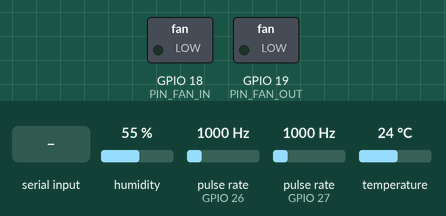
Simulated run of this sketch. Board: ESP32. On the bench: switched loads named in the sketch (green lamp = pin HIGH). Wiring (inferred from the names in the program): 2 × pulse sensor: data GPIO 26 / data GPIO 27. The inputs (shaded band) are chosen by the test bench; at power-on: humidity 55 %, temperature 24 °C, pulse rate (sensors on GPIO 26, GPIO 27) 1000 Hz. What the sketch prints to the serial monitor is not drawn.

Above: at 1.5 s.
1.6 s: "C 90 45\n" received over Serial
At 2.5 s:
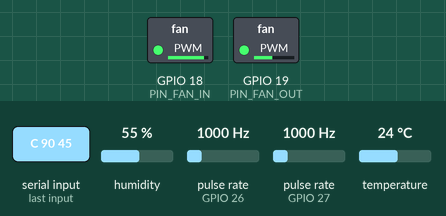
3.1 s: humidity set to 36 %
4.6 s: humidity set to 33 %
7.5 s: temperature set to 25.5 °C
Timing chart, 0 to 10.5 s (numbered marks = the images above; inputs shaded):
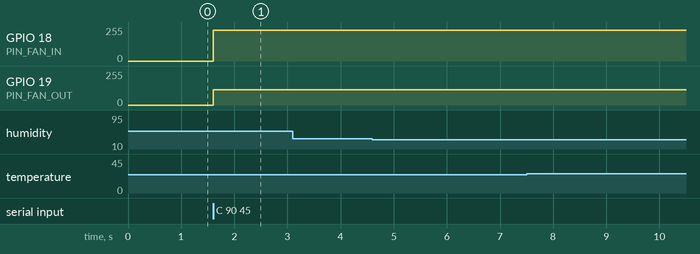

The sketch:

DATA_log.ino
```cpp
// DATA_log — CleanBox 데이터셋 로깅 전용 (Arduino IDE에서 직접 열어 쓰는 버전)
// 측정 항목: 경과시간(ms) · 내부 온도/습도 · 부팅 시 외부 기준 온도/습도 ·
//           목표 온도/습도 · 환경 상태 · 팬 PWM 목표(흡기/배기)·실측 rpm · 연기발생(O/X) · PM2.5(㎍/㎥)
// !! 날짜·시각은 ESP32에 실시간 시계가 없어 여기서 못 찍음 — 이 줄을 받는 PC/Jetson이 수신 시점의 시스템 시각을 붙여서 저장할 것
// 외부 기준값: 별도 외부 센서가 없으므로 부팅 직후(팬 0 %) BME280 값으로 한 번만 고정한다.
// 팬 제어: 시리얼로 "C fi fo" 입력 (예 "C 50 50") — 실험 중 팬 조건 변경용, 만료 없음(다음 명령까지 유지)
// 로깅 제어: 시리얼로 "STOP" → CSV 출력 중지 · "START" 또는 "RESUME" → 재개 (센서 측정 자체는 계속됨)
// PMS5003 미연결 시 pm25=0 · smoke=X로 고정 출력(정상 동작) — 연결되면 코드 수정 없이 실제 값이 그대로 나옴
// 배선: BME280 SDA21·SCL22 · PMS5003 RX16(→ESP32)·TX17 · Tach(선택) 26/27
//       흡기팬 속도(가변): GPIO18 -> DFR0457 D(신호), DFR0457 +/- -> 3V3/GND,
//                DFR0457 VIN <- 팬 전원(+), GND <- 팬 전원(-)+흡기팬GND, VOUT -> 흡기팬 VCC
//                (팬 내장 PWM 핀은 무반응 확인돼 미사용 · MOSFET로 VCC 자체를 초핑 · 500Hz, DFR0457 상한 1kHz 이하)
//       배기팬(ON/OFF만, 속도 조절 불가): VCC는 DFR0457 경유 안 하고 5V에 직결 · GND는 공통 GND ·
//                "동시" 조건일 때만 VCC를 5V에 물리고, "흡기단독/무팬" 조건일 땐 물리적으로 분리(뽑기).
//                GPIO19(PIN_FAN_OUT)는 어디에도 안 물려 있어 코드가 뭘 보내든 무해하게 무시됨 —
//                exhaust_fan_pwm 필드는 실제 속도가 아니라 "이 구간에서 배기를 꽂아둬야 함"을 표시하는 라벨일 뿐.
#include <Wire.h>
#include <Adafruit_Sensor.h>
#include <Adafruit_BME280.h>
#include <HardwareSerial.h>

// ---- 핀 ----
const int PIN_SDA = 21, PIN_SCL = 22;
const int PIN_PMS_RX = 16, PIN_PMS_TX = 17;
const int PIN_FAN_IN = 18, PIN_FAN_OUT = 19;
const int PIN_TACH_IN = 26, PIN_TACH_OUT = 27;

const uint16_t PM_SMOKE_THRESHOLD = 50;   // 이 값(㎍/㎥) 넘으면 연기발생(O) — T08 WARNING 기준과 동일
const uint32_t PMS_STALE_MS = 6000;       // PMS5003 무응답 판단 기준(T08과 동일 근거)
const uint32_t FAN_PWM_MAX = 2047;         // 11-bit PWM
const uint32_t FAN_PWM_FREQ_HZ = 500;      // DFR0457 PWM 상한 1 kHz 이하(T06 가열패드와 동일 근거) · 25kHz는 못 따라가 항상 켜진 것처럼 동작함

// 제조 환경 참고 기준: 목표 23 ℃ / 45 %RH, NORMAL 20~25 ℃ / 35~55 %RH.
// 실제 무팬 측정값 약 24 ℃는 이 NORMAL 범위에 포함된다.
const float TARGET_TEMP_C = 23.0f;
const float TARGET_RH_PCT = 45.0f;
const float NORMAL_TEMP_MIN_C = 20.0f, NORMAL_TEMP_MAX_C = 25.0f;
const float NORMAL_RH_MIN_PCT = 35.0f, NORMAL_RH_MAX_PCT = 55.0f;
const float MILD_TEMP_MAX_C = 28.0f, MILD_RH_MAX_PCT = 65.0f;
const float WARNING_TEMP_MAX_C = 32.0f, WARNING_RH_MAX_PCT = 75.0f;

Adafruit_BME280 bme;
HardwareSerial pms(2);
bool bmeOk = false;

const uint32_t TACH_MIN_PULSE_US = 1000;  // 1ms 미만 간격은 노이즈로 무시(약 3만RPM 상당까지는 허용, PWM 크로스토크 필터)
volatile uint32_t tachCntIn = 0, tachCntOut = 0;
volatile uint32_t lastPulseInUs = 0, lastPulseOutUs = 0;
void IRAM_ATTR isrIn()  { uint32_t now = micros(); if (now - lastPulseInUs  >= TACH_MIN_PULSE_US) { tachCntIn++;  lastPulseInUs  = now; } }
void IRAM_ATTR isrOut() { uint32_t now = micros(); if (now - lastPulseOutUs >= TACH_MIN_PULSE_US) { tachCntOut++; lastPulseOutUs = now; } }

int fanIn = 0, fanOut = 0;
float outsideTempBaseline = NAN, outsideRhBaseline = NAN;
uint16_t pm25 = 0;
uint32_t pmsAt = 0;
bool logging = true;

// 팬 내장 PWM 핀이 실제로는 속도에 영향을 못 주는 것으로 확인돼(VCC만 있으면 항상 최대 회전),
// DFR0457 MOSFET 모듈로 팬 VCC 라인 자체를 초핑하는 방식으로 전환. 모듈은 signal HIGH=켜짐(active-high) 가정 —
// pct=0 -> duty 0(꺼짐), pct=100 -> duty 최대(최고속)
void setFan(int pin, int pct) {
  pct = constrain(pct, 0, 100);
  ledcWrite(pin, FAN_PWM_MAX * pct / 100);
}

void captureOutsideBaseline() {
  if (!bmeOk) return;
  bme.takeForcedMeasurement();
  float t = bme.readTemperature();
  float rh = bme.readHumidity();
  if (!isnan(t) && !isnan(rh)) {
    outsideTempBaseline = t;
    outsideRhBaseline = rh;
  }
}

void readAndResetTach(uint32_t &rpmIn, uint32_t &rpmOut) {
  noInterrupts();
  uint32_t pulsesIn = tachCntIn, pulsesOut = tachCntOut;
  tachCntIn = 0;
  tachCntOut = 0;
  interrupts();
  // 일반 PC 팬은 1회전에 Tach 펄스 2개 → 펄스/초 × 30 = rpm
  rpmIn = pulsesIn * 30;
  rpmOut = pulsesOut * 30;
}

const char *environmentState(float tempC, float rhPct) {
  if (isnan(tempC) || isnan(rhPct)) return "SENSOR_ERROR";
  if (tempC > WARNING_TEMP_MAX_C || rhPct > WARNING_RH_MAX_PCT) return "DANGER";
  if (tempC > MILD_TEMP_MAX_C || rhPct > MILD_RH_MAX_PCT) return "WARNING";
  if (tempC > NORMAL_TEMP_MAX_C || rhPct > NORMAL_RH_MAX_PCT) return "MILD";
  if (tempC >= NORMAL_TEMP_MIN_C && rhPct >= NORMAL_RH_MIN_PCT) return "NORMAL";
  return "LOW";  // 이미지의 NORMAL 하한(20 ℃ / 35 %RH) 미만
}

const char *fanMode() {
  if (fanIn == 0 && fanOut == 0) return "OFF";
  if (fanIn > 0 && fanOut == 0) return "INTAKE_ONLY";
  if (fanIn == 0 && fanOut > 0) return "EXHAUST_ONLY";
  return "INTAKE_EXHAUST";
}

bool pmsRead() {
  while (pms.available() >= 32) {
    if (pms.read() != 0x42 || pms.peek() != 0x4D) continue;
    pms.read();
    uint8_t b[30] = {0x42, 0x4D};
    if (pms.readBytes(b + 2, 28) != 28) return false;
    uint16_t rx = ((uint16_t)pms.read() << 8) | pms.read(), sum = 0;
    for (int i = 0; i < 30; i++) sum += b[i];
    if (sum != rx) return false;
    pm25 = (b[12] << 8) | b[13];   // 대기환경용 PM2.5
    pmsAt = millis();
    return true;
  }
  return false;
}

void readCmd() {
  static char buf[32]; static int n = 0;
  while (Serial.available()) {
    char ch = Serial.read();
    if (ch == '\n' || ch == '\r') {
      buf[n] = 0; n = 0;
      int a, b;
      if (sscanf(buf, "C %d %d", &a, &b) == 2) {
        fanIn = constrain(a, 0, 100); fanOut = constrain(b, 0, 100);
        setFan(PIN_FAN_IN, fanIn); setFan(PIN_FAN_OUT, fanOut);
        Serial.printf("[DATA_log] fan set -> in=%d%% out=%d%%\n", fanIn, fanOut);
      } else if (strcmp(buf, "STOP") == 0) {
        logging = false;
        Serial.println("[DATA_log] logging stopped (재개: START 또는 RESUME)");
      } else if (strcmp(buf, "START") == 0 || strcmp(buf, "RESUME") == 0) {
        logging = true;
        Serial.println("[DATA_log] logging resumed");
      }
    } else if (n < 31) buf[n++] = ch;
  }
}

void setup() {
  Serial.begin(115200);
  delay(300);

  Wire.begin(PIN_SDA, PIN_SCL, 100000);
  bmeOk = bme.begin(0x76, &Wire) || bme.begin(0x77, &Wire);
  if (bmeOk) bme.setSampling(Adafruit_BME280::MODE_FORCED);

  pms.begin(9600, SERIAL_8N1, PIN_PMS_RX, PIN_PMS_TX);

  ledcAttach(PIN_FAN_IN, FAN_PWM_FREQ_HZ, 11);
  ledcAttach(PIN_FAN_OUT, FAN_PWM_FREQ_HZ, 11);
  setFan(PIN_FAN_IN, 0);
  setFan(PIN_FAN_OUT, 0);

  pinMode(PIN_TACH_IN, INPUT_PULLUP);
  pinMode(PIN_TACH_OUT, INPUT_PULLUP);
  attachInterrupt(digitalPinToInterrupt(PIN_TACH_IN),  isrIn,  FALLING);
  attachInterrupt(digitalPinToInterrupt(PIN_TACH_OUT), isrOut, FALLING);

  // 팬이 모두 꺼진 상태에서 기준값을 고정한다.
  captureOutsideBaseline();

  Serial.println("[DATA_log] ready — 'C fi fo'로 팬 속도 설정 (예: C 50 50, 정지는 C 0 0) · 'STOP'/'START'(또는 'RESUME')로 로깅 출력 제어");
  if (!bmeOk) Serial.println("[DATA_log] !! BME280 not found -> SDA21/SCL22/3V3/GND 배선 확인");
  Serial.println("elapsed_ms,inside_temp_c,inside_rh_pct,outside_temp_c_baseline,outside_rh_pct_baseline,target_temp_c,target_rh_pct,environment_state,fan_mode,intake_fan_pwm,intake_fan_rpm,exhaust_fan_pwm,exhaust_fan_rpm,smoke,pm25_ugm3");
}

void loop() {
  readCmd();
  pmsRead();

  static uint32_t t1000 = 0;
  if (millis() - t1000 >= 1000) {
    t1000 = millis();

    float t = NAN, rh = NAN;
    if (bmeOk) {
      bme.takeForcedMeasurement();
      t = bme.readTemperature();
      rh = bme.readHumidity();
    }

    uint32_t rpmIn, rpmOut;
    readAndResetTach(rpmIn, rpmOut);  // Tach 미연결이면 0

    bool pmsStale = millis() - pmsAt > PMS_STALE_MS;
    uint16_t pmVal = pmsStale ? 0 : pm25;                        // PMS5003 미연결이면 항상 0 (정상)
    const char *smoke = (pmVal > PM_SMOKE_THRESHOLD) ? "O" : "X";
    const char *envState = environmentState(t, rh);
    const char *mode = fanMode();

    if (logging) {
      Serial.printf("%lu,%.2f,%.1f,%.2f,%.1f,%.1f,%.1f,%s,%s,%d,%lu,%d,%lu,%s,%u\n",
                    (unsigned long)millis(),
                    isnan(t) ? -99.0f : t, isnan(rh) ? -99.0f : rh,
                    isnan(outsideTempBaseline) ? -99.0f : outsideTempBaseline,
                    isnan(outsideRhBaseline) ? -99.0f : outsideRhBaseline,
                    TARGET_TEMP_C, TARGET_RH_PCT, envState, mode,
                    fanIn, (unsigned long)rpmIn,
                    fanOut, (unsigned long)rpmOut,
                    smoke, (unsigned)pmVal);
    }
  }
}
```

Measured:
- after the input at 1.6 s, GPIO 18 (PIN_FAN_IN): 0/255 → 229/255 at once; GPIO 19 (PIN_FAN_OUT): 0/255 → 115/255 at once
- after the input at 3.1 s, every drawn part: stays the same
- after the input at 4.6 s, every drawn part: stays the same
- after the input at 7.5 s, every drawn part: stays the same
